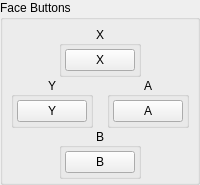
            <widget class="QGroupBox" name="faceButtons">
             <property name="sizePolicy">
              <sizepolicy hsizetype="Fixed" vsizetype="Fixed">
               <horstretch>0</horstretch>
               <verstretch>0</verstretch>
              </sizepolicy>
             </property>
             <property name="title">
              <string>Face Buttons</string>
             </property>
             <property name="flat">
              <bool>false</bool>
             </property>
             <property name="checkable">
              <bool>false</bool>
             </property>
             <layout class="QVBoxLayout" name="verticalLayout">
              <property name="spacing">
               <number>0</number>
              </property>
              <property name="leftMargin">
               <number>3</number>
              </property>
              <property name="topMargin">
               <number>6</number>
              </property>
              <property name="rightMargin">
               <number>3</number>
              </property>
              <property name="bottomMargin">
               <number>3</number>
              </property>
              <item>
               <widget class="QWidget" name="buttonFaceButtonsBWidget" native="true">
                <layout class="QHBoxLayout" name="horizontalLayout_6">
                 <property name="spacing">
                  <number>0</number>
                 </property>
                 <property name="leftMargin">
                  <number>0</number>
                 </property>
                 <property name="topMargin">
                  <number>0</number>
                 </property>
                 <property name="rightMargin">
                  <number>0</number>
                 </property>
                 <property name="bottomMargin">
                  <number>0</number>
                 </property>
                 <item>
                  <spacer name="horizontalSpacerBLeft">
                   <property name="orientation">
                    <enum>Qt::Horizontal</enum>
                   </property>
                   <property name="sizeHint" stdset="0">
                    <size>
                     <width>20</width>
                     <height>20</height>
                    </size>
                   </property>
                  </spacer>
                 </item>
                 <item alignment="Qt::AlignHCenter">
                  <widget class="QGroupBox" name="buttonFaceButtonsXGroup">
                   <property name="title">
                    <string>X</string>
                   </property>
                   <property name="alignment">
                    <set>Qt::AlignCenter</set>
                   </property>
                   <layout class="QVBoxLayout" name="buttonFaceButtonsXVerticalLayout">
                    <property name="spacing">
                     <number>3</number>
                    </property>
                    <property name="leftMargin">
                     <number>3</number>
                    </property>
                    <property name="topMargin">
                     <number>3</number>
                    </property>
                    <property name="rightMargin">
                     <number>3</number>
                    </property>
                    <property name="bottomMargin">
                     <number>3</number>
                    </property>
                    <item>
                     <widget class="QPushButton" name="buttonX">
                      <property name="minimumSize">
                       <size>
                        <width>68</width>
                        <height>0</height>
                       </size>
                      </property>
                      <property name="maximumSize">
                       <size>
                        <width>68</width>
                        <height>16777215</height>
                       </size>
                      </property>
                      <property name="styleSheet">
                       <string notr="true">min-width: 68px;</string>
                      </property>
                      <property name="text">
                       <string>X</string>
                      </property>
                     </widget>
                    </item>
                   </layout>
                  </widget>
                 </item>
                 <item>
                  <spacer name="horizontalSpacerBRight">
                   <property name="orientation">
                    <enum>Qt::Horizontal</enum>
                   </property>
                   <property name="sizeHint" stdset="0">
                    <size>
                     <width>20</width>
                     <height>20</height>
                    </size>
                   </property>
                  </spacer>
                 </item>
                </layout>
               </widget>
              </item>
              <item>
               <layout class="QHBoxLayout" name="buttonFaceButtonsYAHorizontalLayout">
                <property name="spacing">
                 <number>3</number>
                </property>
                <item alignment="Qt::AlignHCenter">
                 <widget class="QGroupBox" name="buttonFaceButtonsYGroup">
                  <property name="title">
                   <string>Y</string>
                  </property>
                  <property name="alignment">
                   <set>Qt::AlignCenter</set>
                  </property>
                  <layout class="QVBoxLayout" name="buttonFaceButtonsYVerticalLayout">
                   <property name="spacing">
                    <number>3</number>
                   </property>
                   <property name="leftMargin">
                    <number>3</number>
                   </property>
                   <property name="topMargin">
                    <number>3</number>
                   </property>
                   <property name="rightMargin">
                    <number>3</number>
                   </property>
                   <property name="bottomMargin">
                    <number>3</number>
                   </property>
                   <item>
                    <widget class="QPushButton" name="buttonY">
                     <property name="minimumSize">
                      <size>
                       <width>68</width>
                       <height>0</height>
                      </size>
                     </property>
                     <property name="maximumSize">
                      <size>
                       <width>68</width>
                       <height>16777215</height>
                      </size>
                     </property>
                     <property name="styleSheet">
                      <string notr="true">min-width: 68px;</string>
                     </property>
                     <property name="text">
                      <string>Y</string>
                     </property>
                    </widget>
                   </item>
                  </layout>
                 </widget>
                </item>
                <item alignment="Qt::AlignHCenter">
                 <widget class="QGroupBox" name="buttonFaceButtonsAGroup">
                  <property name="title">
                   <string>A</string>
                  </property>
                  <property name="alignment">
                   <set>Qt::AlignCenter</set>
                  </property>
                  <layout class="QVBoxLayout" name="buttonFaceButtonsAVerticalLayout">
                   <property name="spacing">
                    <number>3</number>
                   </property>
                   <property name="leftMargin">
                    <number>3</number>
                   </property>
                   <property name="topMargin">
                    <number>3</number>
                   </property>
                   <property name="rightMargin">
                    <number>3</number>
                   </property>
                   <property name="bottomMargin">
                    <number>3</number>
                   </property>
                   <item>
                    <widget class="QPushButton" name="buttonA">
                     <property name="minimumSize">
                      <size>
                       <width>68</width>
                       <height>0</height>
                      </size>
                     </property>
                     <property name="maximumSize">
                      <size>
                       <width>68</width>
                       <height>16777215</height>
                      </size>
                     </property>
                     <property name="styleSheet">
                      <string notr="true">min-width: 68px;</string>
                     </property>
                     <property name="text">
                      <string>A</string>
                     </property>
                    </widget>
                   </item>
                  </layout>
                 </widget>
                </item>
               </layout>
              </item>
              <item>
               <widget class="QWidget" name="buttonFaceButtonsXWidget" native="true">
                <layout class="QHBoxLayout" name="horizontalLayout_10">
                 <property name="spacing">
                  <number>0</number>
                 </property>
                 <property name="leftMargin">
                  <number>0</number>
                 </property>
                 <property name="topMargin">
                  <number>0</number>
                 </property>
                 <property name="rightMargin">
                  <number>0</number>
                 </property>
                 <property name="bottomMargin">
                  <number>0</number>
                 </property>
                 <item>
                  <spacer name="horizontalSpacerXLeft">
                   <property name="orientation">
                    <enum>Qt::Horizontal</enum>
                   </property>
                   <property name="sizeHint" stdset="0">
                    <size>
                     <width>20</width>
                     <height>20</height>
                    </size>
                   </property>
                  </spacer>
                 </item>
                 <item alignment="Qt::AlignHCenter">
                  <widget class="QGroupBox" name="buttonFaceButtonsBWidget_2">
                   <property name="title">
                    <string>B</string>
                   </property>
                   <property name="alignment">
                    <set>Qt::AlignCenter</set>
                   </property>
                   <layout class="QVBoxLayout" name="buttonFaceButtonsBVerticalLayout">
                    <property name="spacing">
                     <number>3</number>
                    </property>
                    <property name="leftMargin">
                     <number>3</number>
                    </property>
                    <property name="topMargin">
                     <number>3</number>
                    </property>
                    <property name="rightMargin">
                     <number>3</number>
                    </property>
                    <property name="bottomMargin">
                     <number>3</number>
                    </property>
                    <item>
                     <widget class="QPushButton" name="buttonB">
                      <property name="minimumSize">
                       <size>
                        <width>68</width>
                        <height>0</height>
                       </size>
                      </property>
                      <property name="maximumSize">
                       <size>
                        <width>68</width>
                        <height>16777215</height>
                       </size>
                      </property>
                      <property name="styleSheet">
                       <string notr="true">min-width: 68px;</string>
                      </property>
                      <property name="text">
                       <string>B</string>
                      </property>
                     </widget>
                    </item>
                   </layout>
                  </widget>
                 </item>
                 <item>
                  <spacer name="horizontalSpacerXRight">
                   <property name="orientation">
                    <enum>Qt::Horizontal</enum>
                   </property>
                   <property name="sizeHint" stdset="0">
                    <size>
                     <width>20</width>
                     <height>20</height>
                    </size>
                   </property>
                  </spacer>
                 </item>
                </layout>
               </widget>
              </item>
             </layout>
            </widget>
